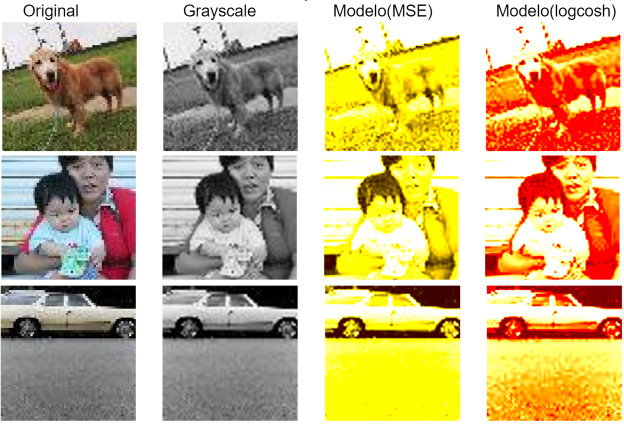
#> input picture prelim.PNG, 1248 x 848 px (shown at 1/2 size); its folder holds only this picture in this run
$ python -i preprocess.py   (imports and definitions only)
#> lines starting #> are read from the running program, lines starting #| are printed output that depends on the picture
# -*- coding: utf-8 -*-

import os
import cv2
from random import shuffle
import numpy as np


def tiny_imagenet_txt(set_type, img_type):
    path = os.getcwd() + '\\tiny-imagenet-200\\'+ set_type
    imgs = []
    for (root,dirs,files) in os.walk(path, topdown=True):
        for file in files:
            if file.endswith(img_type):
                imgs.append(os.path.join(root, file))
    txt = path + '\\'+set_type+'_paths.txt'
    with open(txt, 'w') as f:
        for img in imgs:
            f.write("%s\n" % img)

def resize(img, size):
    resized = cv2.resize(img, dsize=(size, size), interpolation=cv2.INTER_CUBIC)
    resized = np.expand_dims(resized,2)
    return resized


def get_gray_and_ab(imgs):
    a = []
    b = []
    gray = []
    ab = []
    for img in imgs:
        img = cv2.imread(img)
        img = cv2.cvtColor(img, cv2.COLOR_BGR2LAB)
        gray.append(resize(img[:,:,0],224))
        #gray.append(np.expand_dims(img[:,:,0],2))
        a.append(img[:,:,1])
        b.append(img[:,:,2])
        a_resized = resize(img[:,:,1],224)
        b_resized = resize(img[:,:,2],224)
        #ab.append(img[:,:,1:])
        ab.append(np.concatenate((a_resized, b_resized),2))
    return gray,a,b,ab

def batch_tiny_imagenet(set_type, batch_size):
    path = os.getcwd()  + '\\tiny-imagenet-200\\'+set_type
    txt = path + '\\'+set_type+'_paths.txt'
    lines = open(txt).read().splitlines()
    shuffle(lines)
    imgs = lines[:batch_size]
    gray, a, b, ab = get_gray_and_ab(imgs)
    return imgs, gray, ab

def join_image(X, Y, batch_size, imgs):
    for batch in range(batch_size):
        image = np.concatenate((X,Y),2)
        image = cv2.cvtColor(image, cv2.COLOR_LAB2BGR)
        name = imgs[batch][-14:]
        save_path = os.getcwd() + '\\tiny-imagenet-200\\img_model1'+name

# [7 lines of commented-out code are left out]

>>> import cv2
>>> picture = cv2.imread('prelim.PNG', cv2.IMREAD_GRAYSCALE)
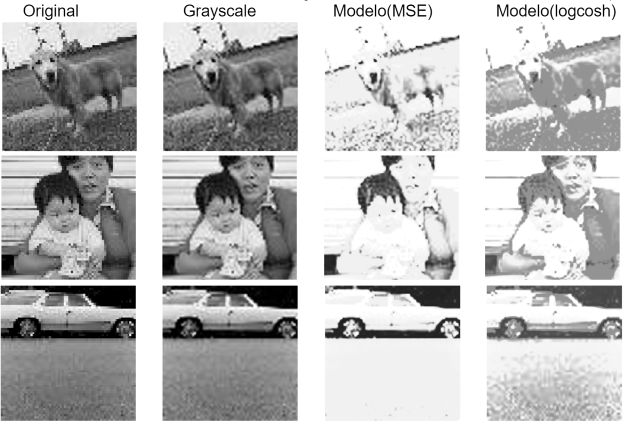
#> picture: shape (848, 1248) (shown at 1/2 size); min 0, max 255, mean 185.9
#> (the run stopped early here; a loop or call above may not have finished)

$ run again, on res1mse.PNG
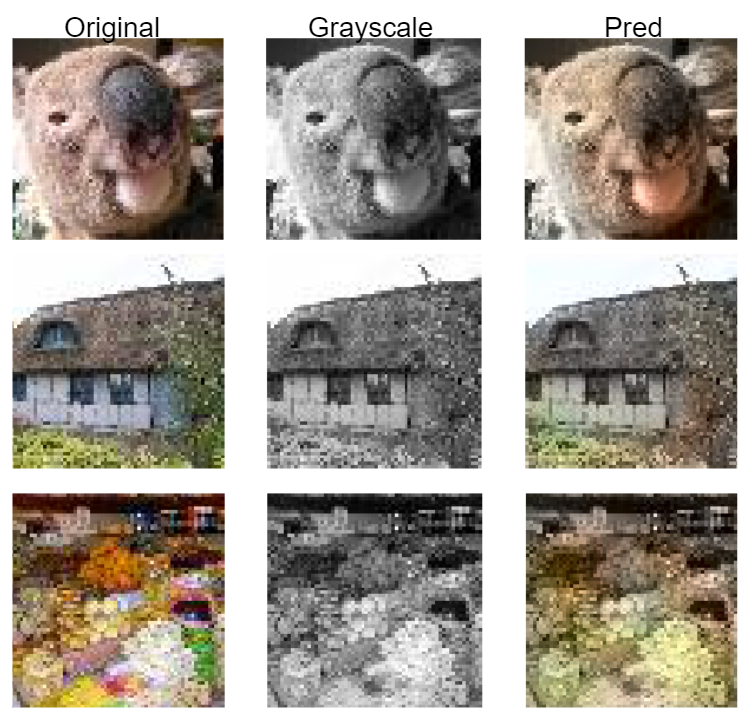
#> input picture res1mse.PNG, 752 x 725 px
#> `picture = cv2.imread('prelim.PNG', cv2.IMREAD_GRAYSCALE)`:
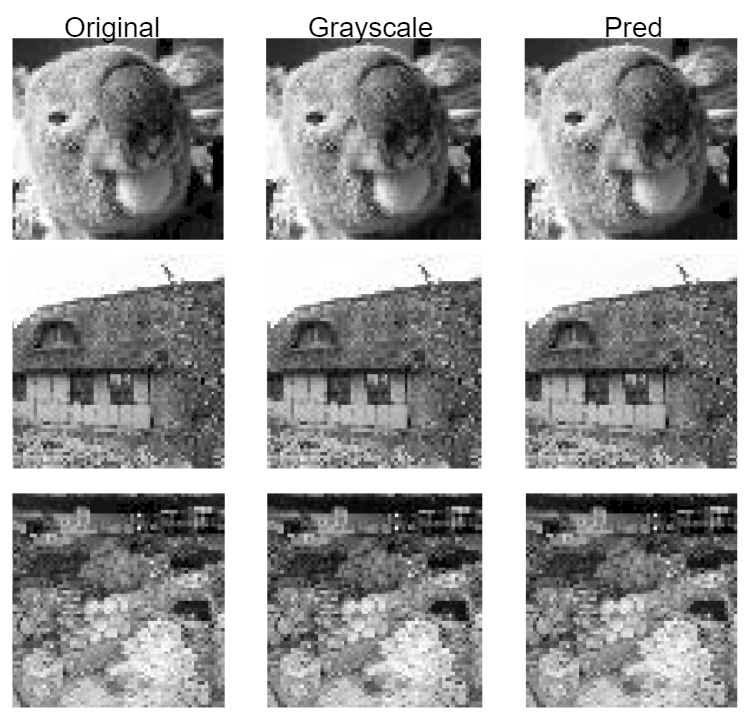
#> picture: shape (725, 752); min 0, max 255, mean 159.6

$ run again, on res1prob.PNG
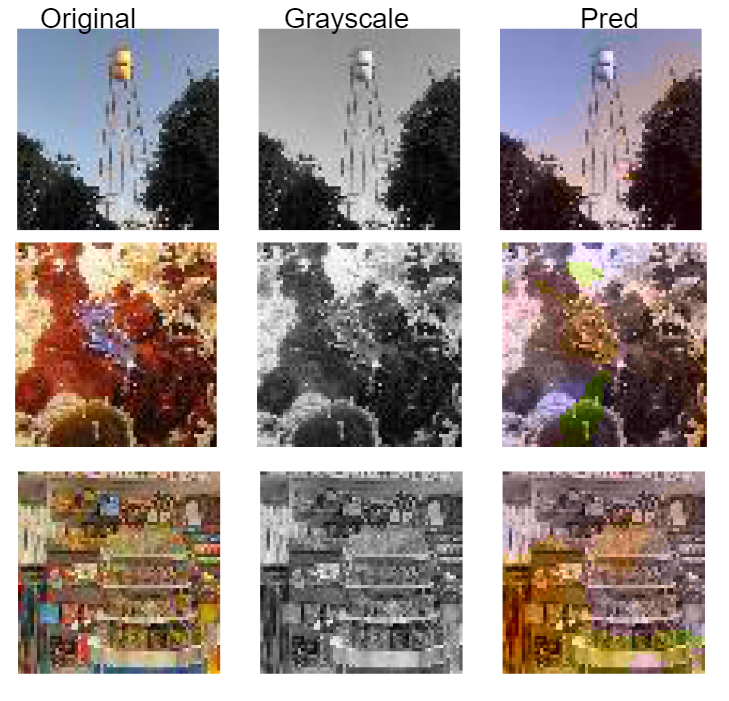
#> input picture res1prob.PNG, 729 x 701 px
#> `picture = cv2.imread('prelim.PNG', cv2.IMREAD_GRAYSCALE)`:
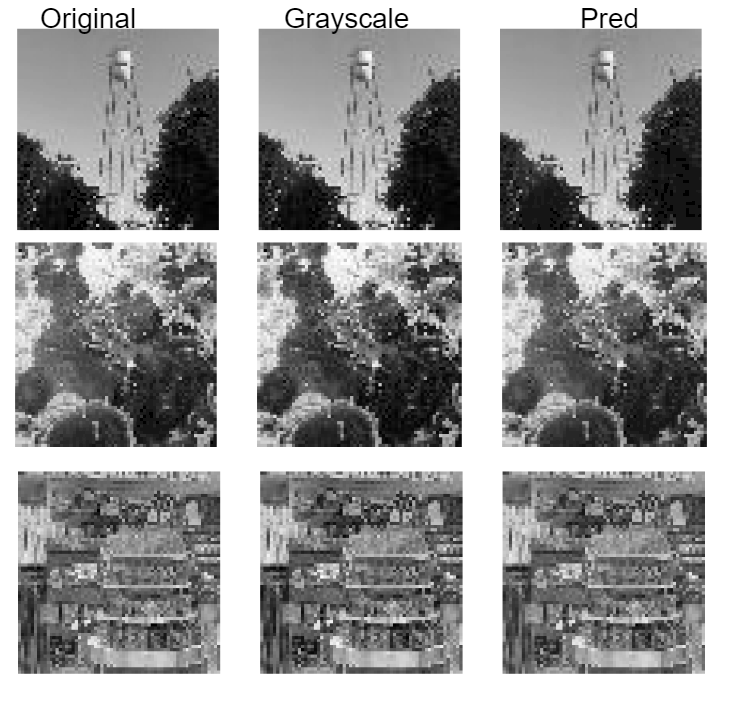
#> picture: shape (701, 729); min 0, max 255, mean 152

$ run again, on res2mse.PNG
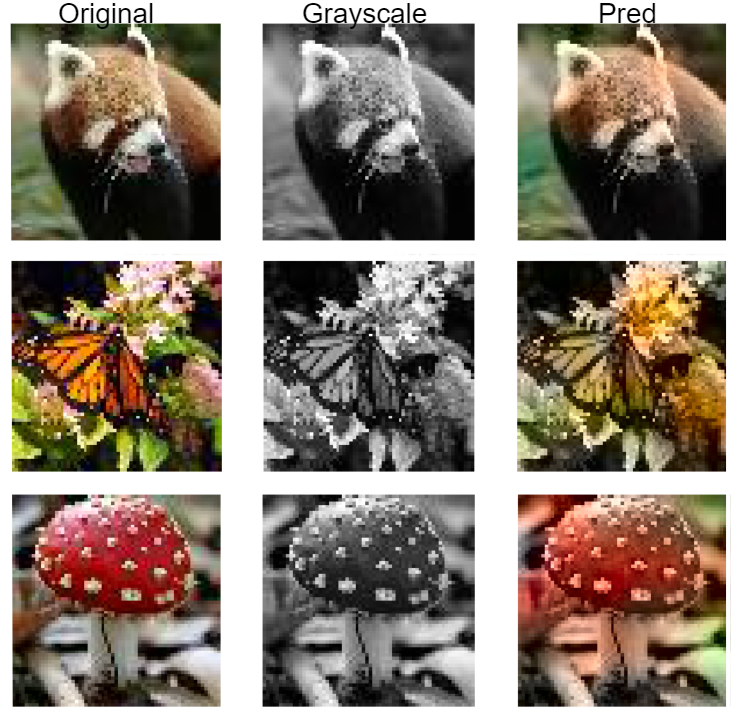
#> input picture res2mse.PNG, 738 x 728 px
#> `picture = cv2.imread('prelim.PNG', cv2.IMREAD_GRAYSCALE)`:
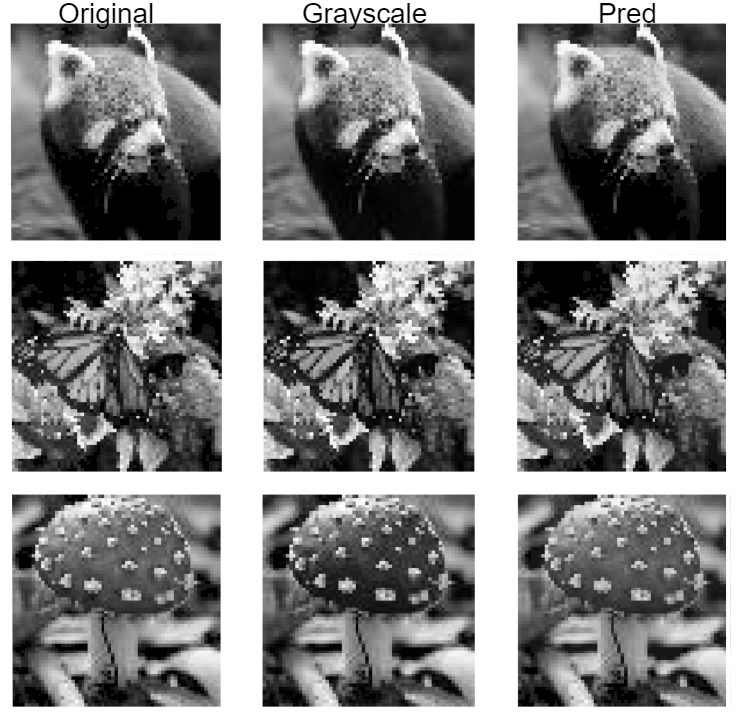
#> picture: shape (728, 738); min 0, max 255, mean 135.3
